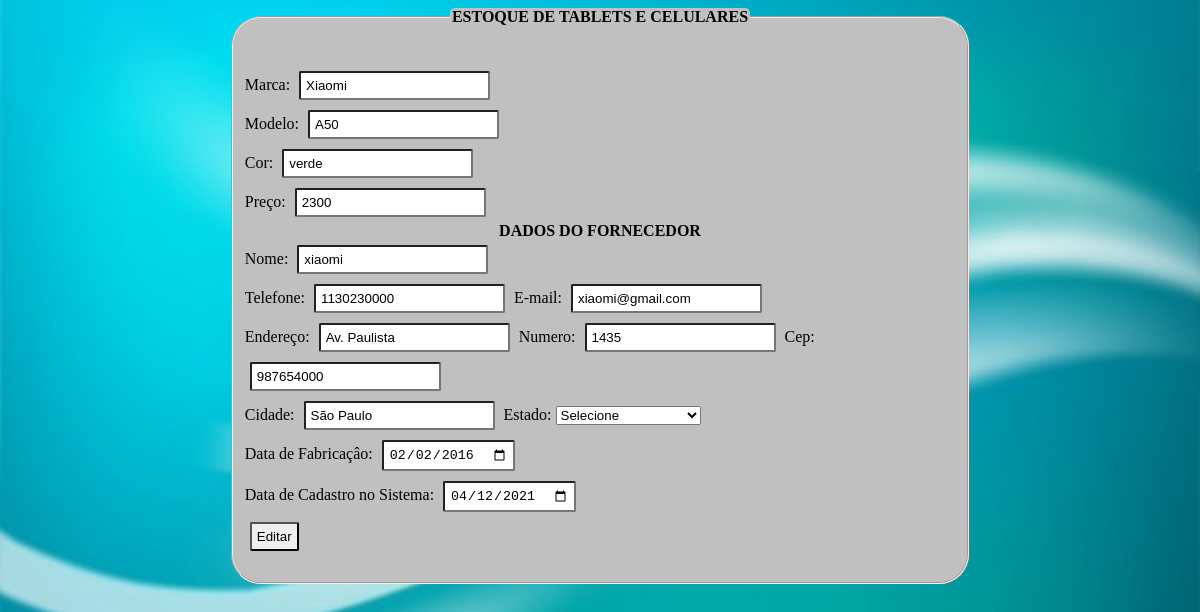
The page /editar.php?id=25 on the database its author committed.
### tables this page shows
CREATE TABLE `produtos` (
  `id` int(11) NOT NULL,
  `marca` varchar(50) NOT NULL,
  `modelo` varchar(50) NOT NULL,
  `cor` varchar(50) NOT NULL,
  `preco` float NOT NULL,
  `nome_fornecedor` varchar(100) NOT NULL,
  `telefone` float NOT NULL,
  `email` varchar(100) NOT NULL,
  `endereco` varchar(100) NOT NULL,
  `numero` int(11) NOT NULL,
  `cep` float NOT NULL,
  `cidade` varchar(100) NOT NULL,
  `estado` varchar(100) NOT NULL,
  `data_fabricacao` date NOT NULL,
  `data_cadastro` date NOT NULL
);

### editar.php (the view, shortened to what this page needs)
<?php
include_once 'conexao.php';
$id = filter_input(INPUT_GET, 'id', FILTER_SANITIZE_NUMBER_INT);
?>
<!DOCTYPE html>
<html>
    <head>
     <link rel="stylesheet" type="text/css" href="css/estilo.css">
    </head>
    <body>
        <?php
        $stmt = "SELECT * FROM produtos WHERE id = $id";
        $stmt = $conexao->prepare($stmt);
        $stmt->execute();
        $rs = $stmt->fetch(PDO::FETCH_ASSOC);
        ?>
        <form method="POST" action="update.php">
	       <fieldset>
	      <legend>
	       Estoque de Tablets e Celulares
	      </legend>
	     <p>
	     <br>
	     <label> Marca:</label>
	     <input type="text" name="marca" value="<?php
          if(isset($rs['marca'])) {echo $rs['marca']; }
        ?>" />
	     <br>
	     <label> Modelo: </label>
	     <input type="text" name="modelo" value="<?php
             if(isset($rs['modelo'])) {echo $rs['modelo']; }
        ?>" />
	     <br>
	     <label> Cor: </label>
	     <input type="text" name="cor" value="<?php
             if(isset($rs['cor'])) {echo $rs['cor']; }
        ?>" />
	     <br>
	     <label> Preço: </label>
	     <input type="number" name="preco" value="<?php
             if(isset($rs['preco'])) {echo $rs['preco']; }
         ?>" />
	      <br>
	     <legend>Dados do Fornecedor</legend>
	     <label> Nome: </label>
	     <input type="text" name="nome_fornecedor" value="<?php
             if(isset($rs['nome_fornecedor'])) {echo $rs['nome_fornecedor']; }
         ?>" />
	     <Br>
	     <label> Telefone: </label>
	     <input type="text" name="telefone" min="0" max="11" placeholder="51 999999999" value="<?php
             if(isset($rs['telefone'])) {echo $rs['telefone']; }
        ?>" />
	     <label> E-mail: </label>
	     <input type="email" name="email" value="<?php
             if(isset($rs['email'])) {echo $rs['email']; }
        ?>" />
	     <br>
	     <label> Endereço: <label>
	     <input type="text" name="endereco"  placeholder="Rua" value="<?php
             if(isset($rs['endereco'])) {echo $rs['endereco']; }
        ?>" />
	     <label> Numero: </label>
	     <input type="number" name="numero" placeholder="Nº Rua" value="<?php
             if(isset($rs['numero'])) {echo $rs['numero']; }
        ?>" />
	     <label> Cep: <label>
	     <input type="text"  name="cep" min="0" value="<?php
             if(isset($rs['cep'])) {echo $rs['cep']; }
        ?>" />
	     <br>
	     <label> Cidade: </label>
	     <input type="text" name="cidade" value="<?php
             if(isset($rs['cidade'])) {echo $rs['cidade']; }
        ?>" />
	     <label> Estado: </label>
	     <select name="estado">
	            <option value="vazio"> Selecione </option>
          </select value="<?php
            ?>" >
          <br>
	      <label> Data de Fabricaçâo: </label>
	      <input type="date" name="data_fabricacao" value="<?php
             if(isset($rs['data_fabricacao'])) {echo $rs['data_fabricacao']; }
            ?>" />
	      <br>
	      <label> Data de Cadastro no Sistema: </label>
	      <input type="date" name="data_cadastro" value="<?php
    		 if(isset($rs['data_cadastro'])) {echo $rs['data_cadastro']; }
            ?>" />
	      <br>
        <input name="editar" type="submit" value="Editar">
        </form>
    </body>
</html>

### css/estilo.css (style rules this page uses)
body { background-image:URL(../img/fundo2.jpg); background-attachment:fixed; background-size:100%; }
fieldset { background-color:silver; width:60%; margin:0 auto; border-radius:30px; }
input { padding:5px; margin:5px; border-radius:2px; }
legend { text-align:center; text-transform:uppercase; background-color:silver; font-weight:bold; border-radius:5px; }

### rows shown on the page
produtos: marca "Xiaomi", modelo "A50", cor "verde", preco "2300", nome_fornecedor "xiaomi", telefone "1130230000", email "xiaomi@gmail.com", endereco "Av. Paulista", numero "1435", cep "987654000", cidade "São Paulo", data_fabricacao "02/02/2016", data_cadastro "04/12/2021"
